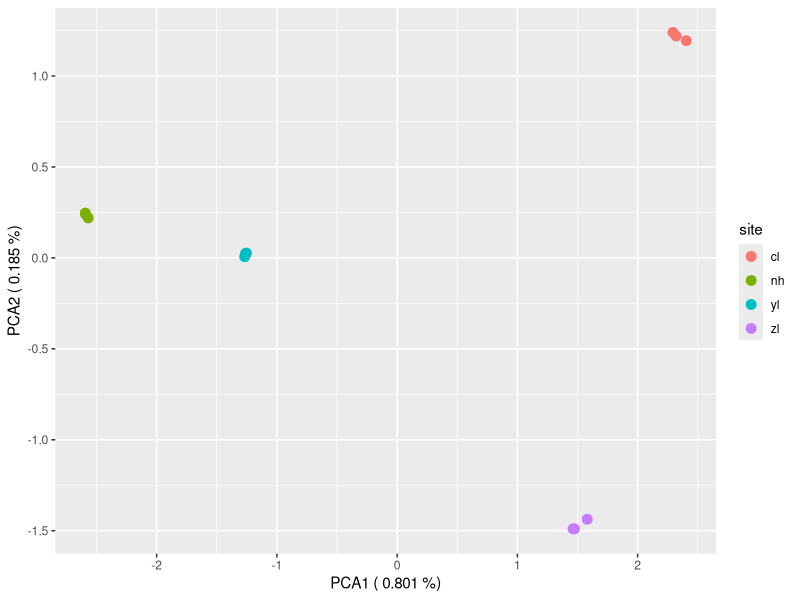

The R script that drew this image:
# Simulate data for BFSO_D-15-00532
library(vegan)
library(ggplot2)

# nifH
nifh_nh <- as.matrix(rnorm(3, mean=2.32e7, sd=0.02e7))
nifh_yl <- as.matrix(rnorm(3, mean=4.36e7, sd=0.10e7))
nifh_zl <- as.matrix(rnorm(3, mean=1.37e8, sd=0.06e8))
nifh_cl <- as.matrix(rnorm(3, mean=1.89e8, sd=0.05e8))
# AOB
aob_nh <- as.matrix(rnorm(3, mean=1.90e6, sd=0.05e6))
aob_yl <- as.matrix(rnorm(3, mean=4.58e6, sd=0.03e6))
aob_zl <- as.matrix(rnorm(3, mean=8.24e6, sd=0.04e6))
aob_cl <- as.matrix(rnorm(3, mean=6.13e6, sd=0.09e6))
# AOA
aoa_nh <- as.matrix(rnorm(3, mean=1.40e3, sd=0.01e3))
aoa_yl <- as.matrix(rnorm(3, mean=2.16e3, sd=0.02e3))
aoa_zl <- as.matrix(rnorm(3, mean=7.15e3, sd=0.01e3))
aoa_cl <- as.matrix(rnorm(3, mean=4.12e3, sd=0.03e3))
# nirK
nirk_nh <- as.matrix(rnorm(3, mean=3.56e5, sd=0.10e5))
nirk_yl <- as.matrix(rnorm(3, mean=7.45e5, sd=0.02e5))
nirk_zl <- as.matrix(rnorm(3, mean=1.39e6, sd=0.04e6))
nirk_cl <- as.matrix(rnorm(3, mean=2.48e6, sd=0.05e6))
# narG
narg_nh <- as.matrix(rnorm(3, mean=1.59e6, sd=0.02e6))
narg_yl <- as.matrix(rnorm(3, mean=5.37e6, sd=0.06e6))
narg_zl <- as.matrix(rnorm(3, mean=7.17e6, sd=0.04e6))
narg_cl <- as.matrix(rnorm(3, mean=1.60e7, sd=0.04e7))

#Combine data to dataframe
nifh <- rbind(nifh_nh, nifh_yl, nifh_zl, nifh_cl)
aoa <- rbind(aoa_nh, aoa_yl, aoa_zl, aoa_cl)
aob <- rbind(aob_nh, aob_yl, aob_zl, aob_cl)
nirk <- rbind(nirk_nh, nirk_yl, nirk_zl, nirk_cl)
narg <- rbind(narg_nh, narg_yl, narg_zl, narg_cl)

ngenes <- data.frame(nifh, aoa, aob, nirk, narg)
ngenes["site"] <- rep(c("nh", "yl", "zl", "cl"), each=3)

#run PCA
ngenes_pca <- princomp(ngenes[-6], cor=TRUE)

#format scores for PCA plot
var_x <- ngenes_pca$sdev[1]^2/sum(ngenes_pca$sdev[1]^2, ngenes_pca$sdev[2]^2, ngenes_pca$sdev[3]^2, ngenes_pca$sdev[4]^2, ngenes_pca$sdev[5]^2)
var_y <- ngenes_pca$sdev[2]^2/sum(ngenes_pca$sdev[1]^2, ngenes_pca$sdev[2]^2, ngenes_pca$sdev[3]^2, ngenes_pca$sdev[4]^2, ngenes_pca$sdev[5]^2)

ngenes_x <- as.data.frame(ngenes_pca$scores[,1])
ngenes_y <- as.data.frame(ngenes_pca$scores[,2])
site <- ngenes["site"]
ngenes_pca_scores <- data.frame(ngenes_x, ngenes_y, site)
colnames(ngenes_pca_scores) <- c("x", "y", "site")

#plot PCA
ggplot(ngenes_pca_scores, aes(x = x, y = y, color = site)) + 
  geom_point(size = 3) + 
  xlab(paste("PCA1 (", round(var_x, 3), "%)")) +
  ylab(paste("PCA2 (", round(var_y, 3), "%)"))

#ANOVA
#Run 1-way ANOVA
nifh_anova = aov(nifh ~ site, data = ngenes)
aoa_anova = aov(aoa ~ site, data = ngenes)
aob_anova = aov(aob ~ site, data = ngenes)
nirk_anova = aov(nirk ~ site, data = ngenes)
narg_anova = aov(narg ~ site, data = ngenes)

#Post-hoc Test
summary(nifh_anova); TukeyHSD(nifh_anova)
summary(aoa_anova); TukeyHSD(aoa_anova)
summary(aob_anova); TukeyHSD(aob_anova)
summary(nirk_anova); TukeyHSD(nirk_anova)
summary(narg_anova); TukeyHSD(narg_anova)
